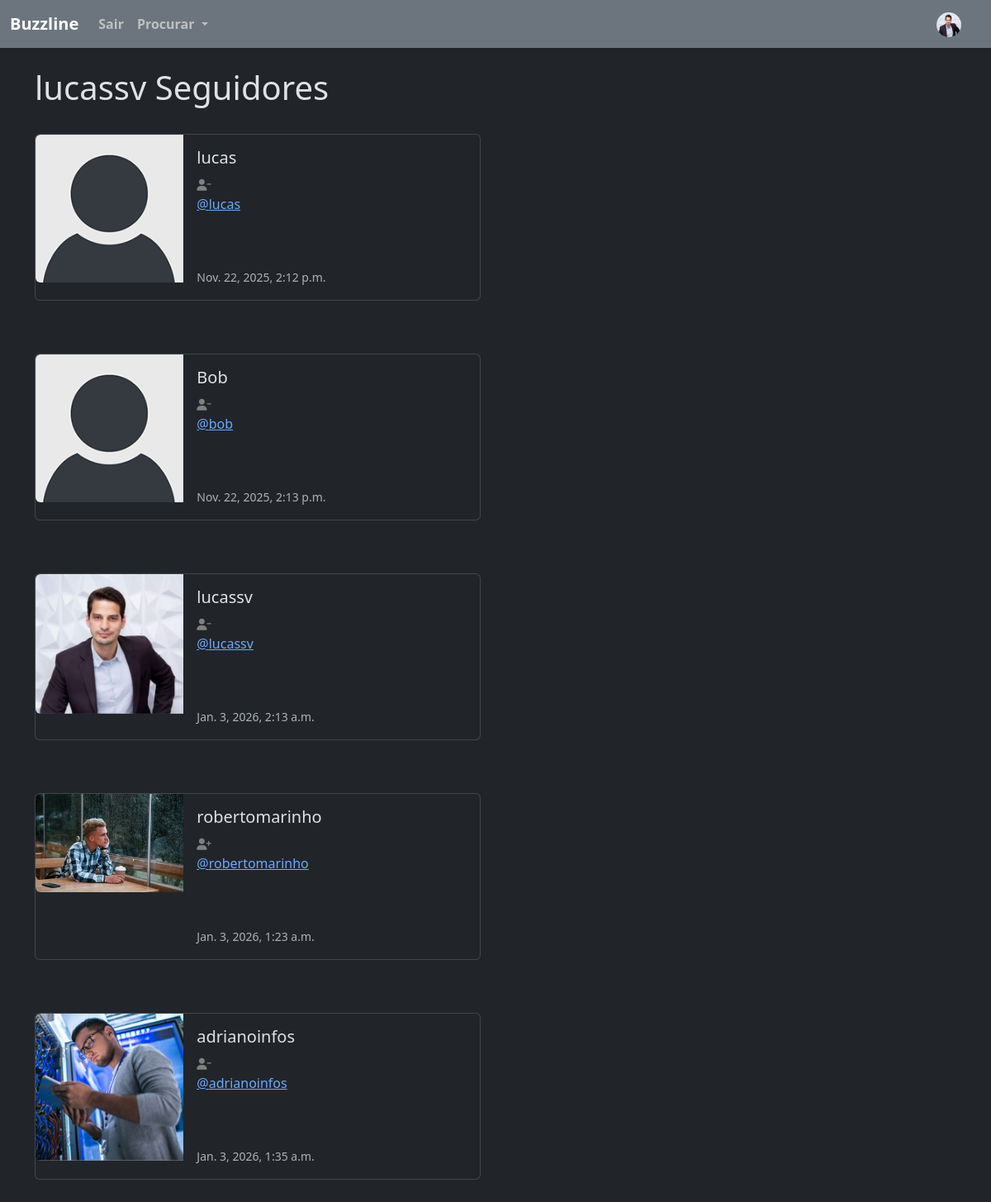
Page /profile/followers/1 (signed in) on the committed database.
### buzzline/models.py (models this page shows, shortened)
class Profile(models.Model):
    user = models.OneToOneField(User, on_delete=models.CASCADE) # UM USUARIO TERÁ 1 PERFIL, LOGO 1 PERFIL TERÁ APENAS 1 USUARIO
    follows = models.ManyToManyField("self", # UM PERFIL PODE SEGUIR MUITOS PERFIS
        related_name="followed_by", # QUEM SEGUE ESSE PERFIL
        symmetrical=False, # A PESSOA QUE SEGUE O OUTRO NÃO PRECISA SEGUIR DE VOLTA
        blank=True #NÃO É OBRIGADO A SEGUIR ALGUEM ESSE VALOR PODE SER VAZIO
        )
    date_modified = models.DateTimeField(User, auto_now=True)
    profile_image = models.ImageField(null=True, blank=True, upload_to='images/')
    profile_bio = models.CharField(null=True, blank=True, max_length=500)
    homepage_link = models.CharField(null=True, blank=True, max_length=100)
    facebook_link = models.CharField(null=True, blank=True, max_length=100)
    instagram_link = models.CharField(null=True, blank=True, max_length=100)
    linkedin_link = models.CharField(null=True, blank=True, max_length=100)

### buzzline/views.py (the view)
# urls.py: path('profile/followers/<int:pk>', views.followers, name='followers'),
def followers(request, pk):
    if request.user.is_authenticated:
        if request.user.id == pk:
            profiles = Profile.objects.get(user_id=pk)
            return render(request, 'followers.html', {"profiles":profiles })
        else:
            messages.success(request, ("Essa não é a página do seu perfil..."))
            return redirect('home')
    else:
        messages.success(request, ("Você precisa estar logado para ver essa página"))
        return redirect('home')

### buzzline/templates/followers.html
{% extends 'base.html' %}
{% load static %}
{% block content %}
<h1>{{ request.user.username }} Seguidores</h1>
<br />
{% if profiles %}
{% for profile in profiles.followed_by.all %}
<div class="card mb-3" style="max-width: 540px;">
    <div class="row g-0">
        <div class="col-md-4">
            {% if profile.profile_image %}
            <img src="{{ profile.profile_image.url }}" width="200" height="200" class="img-fluid rounded-start"
                alt="{{ profile.user.username }}">
            {% else %}
            <img src="{% static '/images/default_profile_pic.png' %}" class="img-fluid rounded-start"
                alt="Profile Image">
            {% endif %}
        </div>
        <div class="col-md-8">
            <div class="card-body">
                <h5 class="card-title">{{ profile.user.username }}</h5>
                {% if profile in profiles.follows.all %}
                <a href="{% url 'unfollow' profile.user.id %}">
                    <i class="fa fa-user-minus small" style="color: grey"></i></a>
                {% else %}
                <a href="{% url 'follow' profile.user.id %}">
                    <i class="fa fa-user-plus small" style="color: grey"></i></a>
                {% endif %}
                <p class="card-text"><a href="{% url 'profile' profile.user.id %}"> @{{ profile.user.username|lower }}</a></p>
                <br /><br />
                <p class="card-text"><small class="text-body-secondary">{{ profile.date_modified }}</small></p>
            </div>
        </div>
    </div>
</div>
<br /><br />
{% endfor %}
{% endif %}
{% endblock %}

### buzzline/templates/navbar.html (shortened to what this page needs)
{% load static %}
<nav class="navbar navbar-expand-lg bg-secondary navbar-dark " data-bs-theme="light">
  <div class="container-fluid">
    <a class="navbar-brand fw-semibold" href="{% url 'home' %}">Buzzline</a>
    <div class="collapse navbar-collapse" id="navbarSupportedContent">
      <ul class="navbar-nav me-auto mb-2 mb-lg-0">
        {% if user.is_authenticated %}
        <li class="nav-item">
          <a class="nav-link fw-semibold" href="{% url 'logout' %}">Sair</a>
        </li>
        {% endif %}
        <li class="nav-item dropdown">
          <a class="nav-link dropdown-toggle fw-bold" href="#" role="button" data-bs-toggle="dropdown" aria-expanded="false">
            Procurar
          </a>
        </li>
      </ul>
        {% if user.is_authenticated %}
          <ul class="navbar-nav ml-auto">
            <li class="nav-link navbar-brand">
              <a href="{% url 'profile' request.user.id %}">
                {% if user.profile.profile_image %}
                <img src="{{ user.profile.profile_image.url }}" width="30" height="30" class="rounded-circle">
                {% else %}
                <img src="{% static '/images/default_profile_pic.png' %}" class="img-fluid rounded-circle" width="30" height="30">
                {% endif %}
              </a>
            </li>
          </ul>
        {% endif %}
    </div>
  </div>
</nav>

### rows in the picture
Profile: user.username "lucas", date_modified "Nov. 22, 2025, 2:12 p.m."
Profile: user.username "Bob", user.username "bob", date_modified "Nov. 22, 2025, 2:13 p.m."
Profile: profile_image (picture), user.username "lucassv", date_modified "Jan. 3, 2026, 2:13 a.m."
Profile: profile_image (picture), user.username "robertomarinho", date_modified "Jan. 3, 2026, 1:23 a.m."
Profile: profile_image (picture), user.username "adrianoinfos", date_modified "Jan. 3, 2026, 1:35 a.m."

### other values in the picture
{{ request.user.username }} "lucassv"
